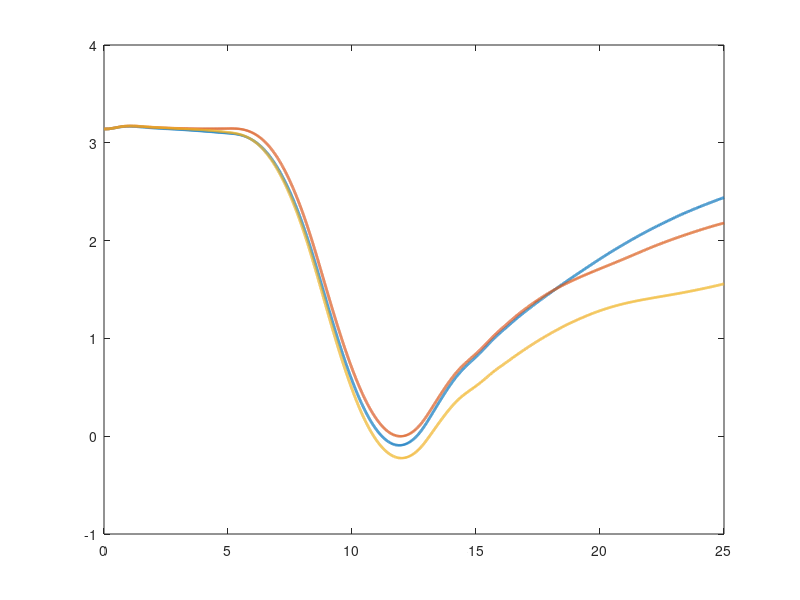

The MATLAB script that drew this image: (Note: this script raises an error after producing the figure.)
% %% Plotting Day 2
% 
% Load encoder values
plots = [load('x_encQ(10,0,0,0).mat'), load('x_encQ1(1,0,0,0).mat'), load('x_encQ_1.mat')];

T = plots(1).ans(1,:);
X = [plots(1).ans(2,:); plots(2).ans(2,:); plots(3).ans(2,:)]; % extract lambda
labels = ['$q=10$ '; '$q=1$  '; '$q=0.1$'; 'optimal'];

figure(1)

correction = @(T) pi - pi/5*(1-exp(-T/20)).*T;
correction_offset = @(T) pi;

numX = size(X,1);
for i = 1:numX
    plot(T, X(i,:) + correction(T), 'LineWidth', 2)
    hold on
end

figure(1)
plot(t,lambda10, '--b', 'LineWidth', 2)
hold on
plot(t,lambda1, '--r', 'LineWidth', 2)
hold on
plot(t,lambda01, '--y', 'LineWidth', 2)
hold on
% plot(T, correction(T))

% legend(labels, 'optimal travel', 'interpreter', 'latex')

xline(5,'--','Color', 'red', 'LineWidth', 1);
xline(20,'--','Color','red', 'LineWidth', 1);

legend(labels, 'interpreter', 'latex')
% legend(labels, 'optimal travel', 'interpreter', 'latex')

ylabel('$\lambda$ [rad]', 'interpreter', 'latex')
xlabel('$t$ [s]', 'interpreter', 'latex')

yticks((0:10) * pi);
yticklabels( string(0:10) + "\pi" )


xlim([0 25])
grid on


%%

% recordedDataD2Q10 = load('x_encQ(10,0,0,0).mat');
% 
% recordedDataD2Q1 = load('x_encQ1(1,0,0,0).mat');
% 
% recordedDataD2Q_1 = load('x_encQ_1.mat');
% 
% 
% 
% rec_timeD2Q10 = recordedDataD2Q10.ans(1,:);
% rec_lambdaD2Q10 = recordedDataD2Q10.ans(2,:);
% rec_lambdaDotD2Q10 = recordedDataD2Q10.ans(3,:);
% rec_pitchD2Q10 = recordedDataD2Q10.ans(4,:);
% rec_pitchDotD2Q10 = recordedDataD2Q10.ans(5,:);
% rec_elevD2Q10 = recordedDataD2Q10.ans(6,:);
% rec_elevDotD2Q10 = recordedDataD2Q10.ans(7,:);
% 
% rec_timeD2Q1 = recordedDataD2Q1.ans(1,:);
% rec_lambdaD2Q1 = recordedDataD2Q1.ans(2,:);
% rec_lambdaDotD2Q1 = recordedDataD2Q1.ans(3,:);
% rec_pitchD2Q1 = recordedDataD2Q1.ans(4,:);
% rec_pitchDotD2Q1 = recordedDataD2Q1.ans(5,:);
% rec_elevD2Q1 = recordedDataD2Q1.ans(6,:);
% rec_elevDotD2Q1 = recordedDataD2Q1.ans(7,:);
% 
% rec_timeD2Q_1 = recordedDataD2Q_1.ans(1,:);
% rec_lambdaD2Q_1 = recordedDataD2Q_1.ans(2,:);
% rec_lambdaDotD2Q_1 = recordedDataD2Q_1.ans(3,:);
% rec_pitchD2Q_1 = recordedDataD2Q_1.ans(4,:);
% rec_pitchDotD2Q_1 = recordedDataD2Q_1.ans(5,:);
% rec_elevD2Q_1 = recordedDataD2Q_1.ans(6,:);
% rec_elevDotD2Q_1 = recordedDataD2Q_1.ans(7,:);
% 
% 
% 
% figure(1)
% plot(rec_timeD2Q10, rec_lambdaD2Q10)
% hold on
% plot(rec_timeD2Q1, rec_lambdaD2Q1)
% plot(rec_timeD2Q_1, rec_lambdaD2Q_1)
% set(gca,'YTick',-pi:3*pi)
% set(gca,'YTickLabel', {'-\pi','0','\pi','2\pi'})
% 
% yticks((0:10) * pi);
% yticklabels( string(0:10) + "\pi" )
% 
% xline(5,'--','Color','red');
% xline(20,'--','Color','red');
% legend('Q10','Q1','Q_1')
% grid on;